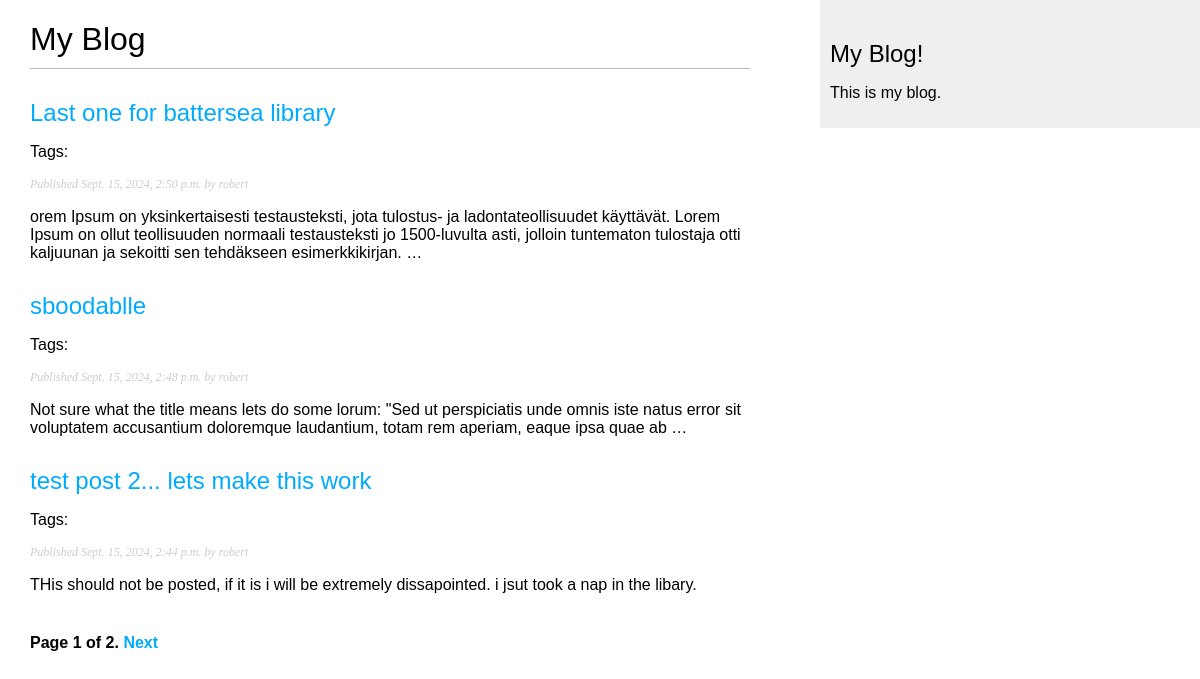
/blog/, run on an earlier commit of the app's database.
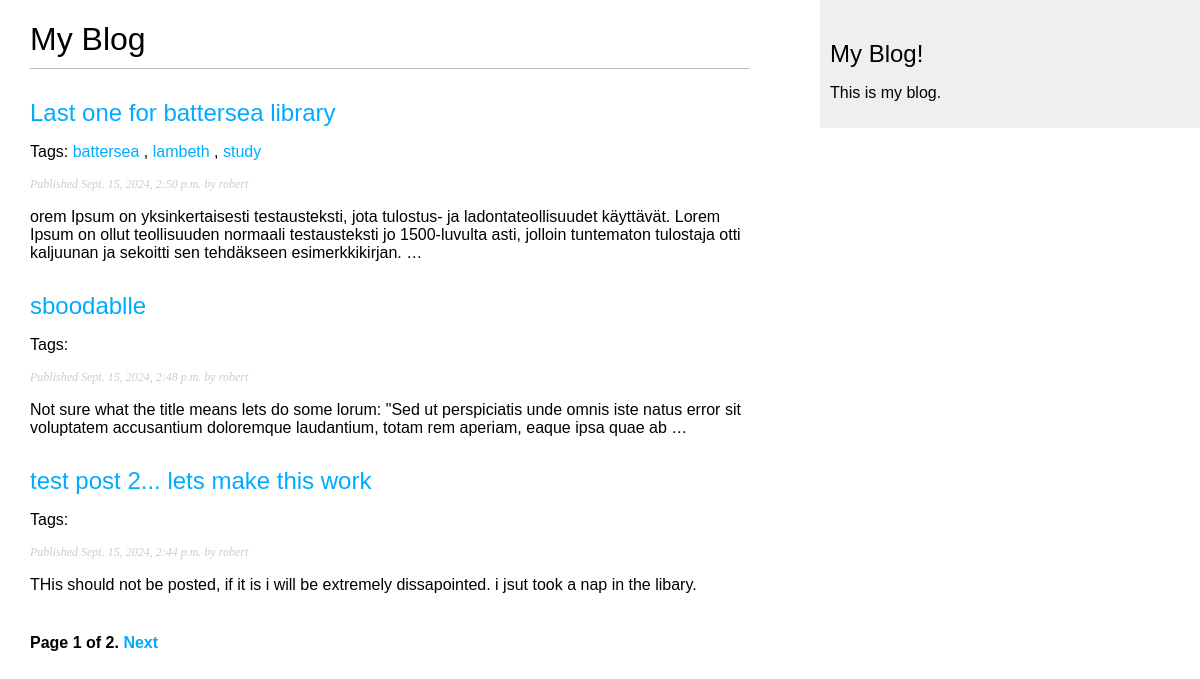
And on a later commit of the database.
### blog/models.py (models this page shows, shortened)
class Post(models.Model):
    class Status(models.TextChoices):
        DRAFT = 'DF', 'Draft'
        PUBLISHED = 'PB', 'Published'
    title = models.CharField(max_length=250)
    slug = models.SlugField(
        max_length=250,
        unique_for_date='publish'
        )
    author = models.ForeignKey(
        settings.AUTH_USER_MODEL,
        on_delete=models.CASCADE,
        related_name="blog_posts"
    )
    body = models.TextField()
    publish = models.DateTimeField(default=timezone.now)
    created = models.DateTimeField(auto_now_add=True)
    updated = models.DateTimeField(auto_now=True)
    status = models.CharField(
        max_length=2,
        choices=Status,
        default=Status.DRAFT
    )
    objects = models.Manager()  #default manager
    published = PublishedManager()  #custom manager
    tags = TaggableManager()
    class Meta:
        ordering = ['-publish']
        indexes = [
            models.Index(fields=['-publish']),
        ]
    def get_absolute_url(self):
        return reverse(
            'blog:post_detail',
            args=[
                self.publish.year,
                self.publish.month,
                self.publish.day,
                self.slug
            ]
        )

### blog/views.py (the view)
# urls.py: path('', views.post_list, name='post_list'),
def post_list(request, tag_slug=None):
    post_list = Post.published.all()
    tag = None
    if tag_slug:
        tag = get_object_or_404(Tag, slug=tag_slug)
        post_list = post_list.filter(tags__in=[tag])
    paginator = Paginator(post_list, 3)
    page_number = request.GET.get('page', 1)
    try:
        posts = paginator.page(page_number)
    except PageNotAnInteger:
        posts = paginator.page(1)
    except EmptyPage:
        posts = paginator.page(paginator.num_pages)
    return render(
        request,
        'blog/post/list.html',
        {
            'posts': posts,
            'tag': tag
        }
    )

### blog/models.py (called while the page is built)
    def get_queryset(self):
        return (
            super().get_queryset().filter(status=Post.Status.PUBLISHED)
        )

### blog/templates/blog/post/list.html (shortened to what this page needs)
{% extends 'blog/base.html' %}
{% block content %}
    <h1>My Blog</h1>
    {% for post in posts %}
        <h2>
            <a href="{{ post.get_absolute_url }}">
                {{ post.title }}
            </a>
        </h2>
        <p class="tags">
            Tags:
            {% for tag in post.tags.all %}
                <a href="{% url 'blog:post_list_by_tag' tag.slug %}">
                    {{ tag.name }}
                </a>{% if not forloop.last %}, {% endif %}
            {% endfor %}
        </p>
        <p class="date">
            Published {{post.publish }} by {{ post.author }}
        </p>
        {{ post.body|truncatewords:30|linebreaks }}
    {% endfor %}
    {% include "pagination.html" with page=posts %}
{% endblock %}

### blog/templates/blog/base.html (shortened to what this page needs)
{% load static %}
<!DOCTYPE html>
<html lang="en">
<head>
    <link rel="stylesheet" href="{% static 'css/blog.css' %}">
</head>
<body>
    <div id="content">
        {% block content %}
        {% endblock %}
    </div>
    <div id="sidebar">
        <h2>My Blog!</h2>
        <p>This is my blog.</p>
    </div>
</body>
</html>

### blog/templates/pagination.html (shortened to what this page needs)
<div class="pagination">
    <span class="step-links">
        <span class="current">
            Page {{ page.number }} of {{ page.paginator.num_pages }}.
        </span>
        {% if page.has_next %}
            <a href="?page={{page.next_page_number }}">Next</a>
        {% endif %}
    </span>
</div>

### blog/static/css/blog.css (style rules this page uses)
body { margin:0; padding:0; font-family:helvetica, sans-serif; }
a { color:#00abff; text-decoration:none; }
h1 { font-weight:normal; border-bottom:1px solid #bbb; padding:0 0 10px 0; }
h2 { font-weight:normal; margin:30px 0 0; }
#content { float:left; width:60%; padding:0 0 0 30px; }
#sidebar { float:right; width:30%; padding:10px; background:#efefef; height:100%; }
p.date { color:#ccc; font-family: georgia, serif; font-size: 12px; font-style: italic; }
.pagination { margin:40px 0; font-weight:bold; }

What changed in the data, as far as the page shows it:
added Tag: name "battersea", shown under Post "Last one for battersea library"
added Tag: name "lambeth", shown under Post "Last one for battersea library"
added Tag: name "study", shown under Post "Last one for battersea library"
